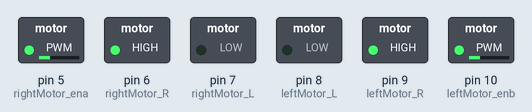
Recording of a sketch running on a simulated Arduino Uno, built with avr-gcc and run on an emulated ATmega328P. On the bench: switched loads named in the sketch (green lamp = pin HIGH).

Above: at 0.1 s.
Timing chart, 0 to 1.6 s (numbered marks = the images above):
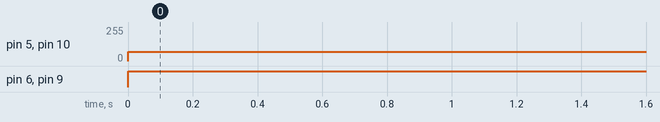

The sketch:

check_motor.ino
```cpp
//define motors
#define rightMotor_ena 5
#define rightMotor_R 6 //forward
#define rightMotor_L 7 //backward
#define leftMotor_R 9 //forward
#define leftMotor_L 8 //backward
#define leftMotor_enb 10

void setup() {
  pinMode(rightMotor_ena, OUTPUT);
  pinMode(rightMotor_R, OUTPUT);
  pinMode(rightMotor_L, OUTPUT);
  pinMode(leftMotor_R, OUTPUT);
  pinMode(leftMotor_L, OUTPUT);
  pinMode(leftMotor_enb, OUTPUT);

}

void loop() {
  analogWrite(rightMotor_ena, 70); //right
  analogWrite(leftMotor_enb, 70); //left

  //left
  digitalWrite(leftMotor_R, HIGH);
  digitalWrite(leftMotor_L, LOW);

  //right
  digitalWrite(rightMotor_R, HIGH);
  digitalWrite(rightMotor_L, LOW);

}
```

Measured:
- by itself, pin 5 (rightMotor_ena), pin 10 (leftMotor_enb): 0/255 → 70/255 at 0.00 s
- by itself, pin 6 (rightMotor_R), pin 9 (leftMotor_R): LOW → HIGH at 0.00 s
